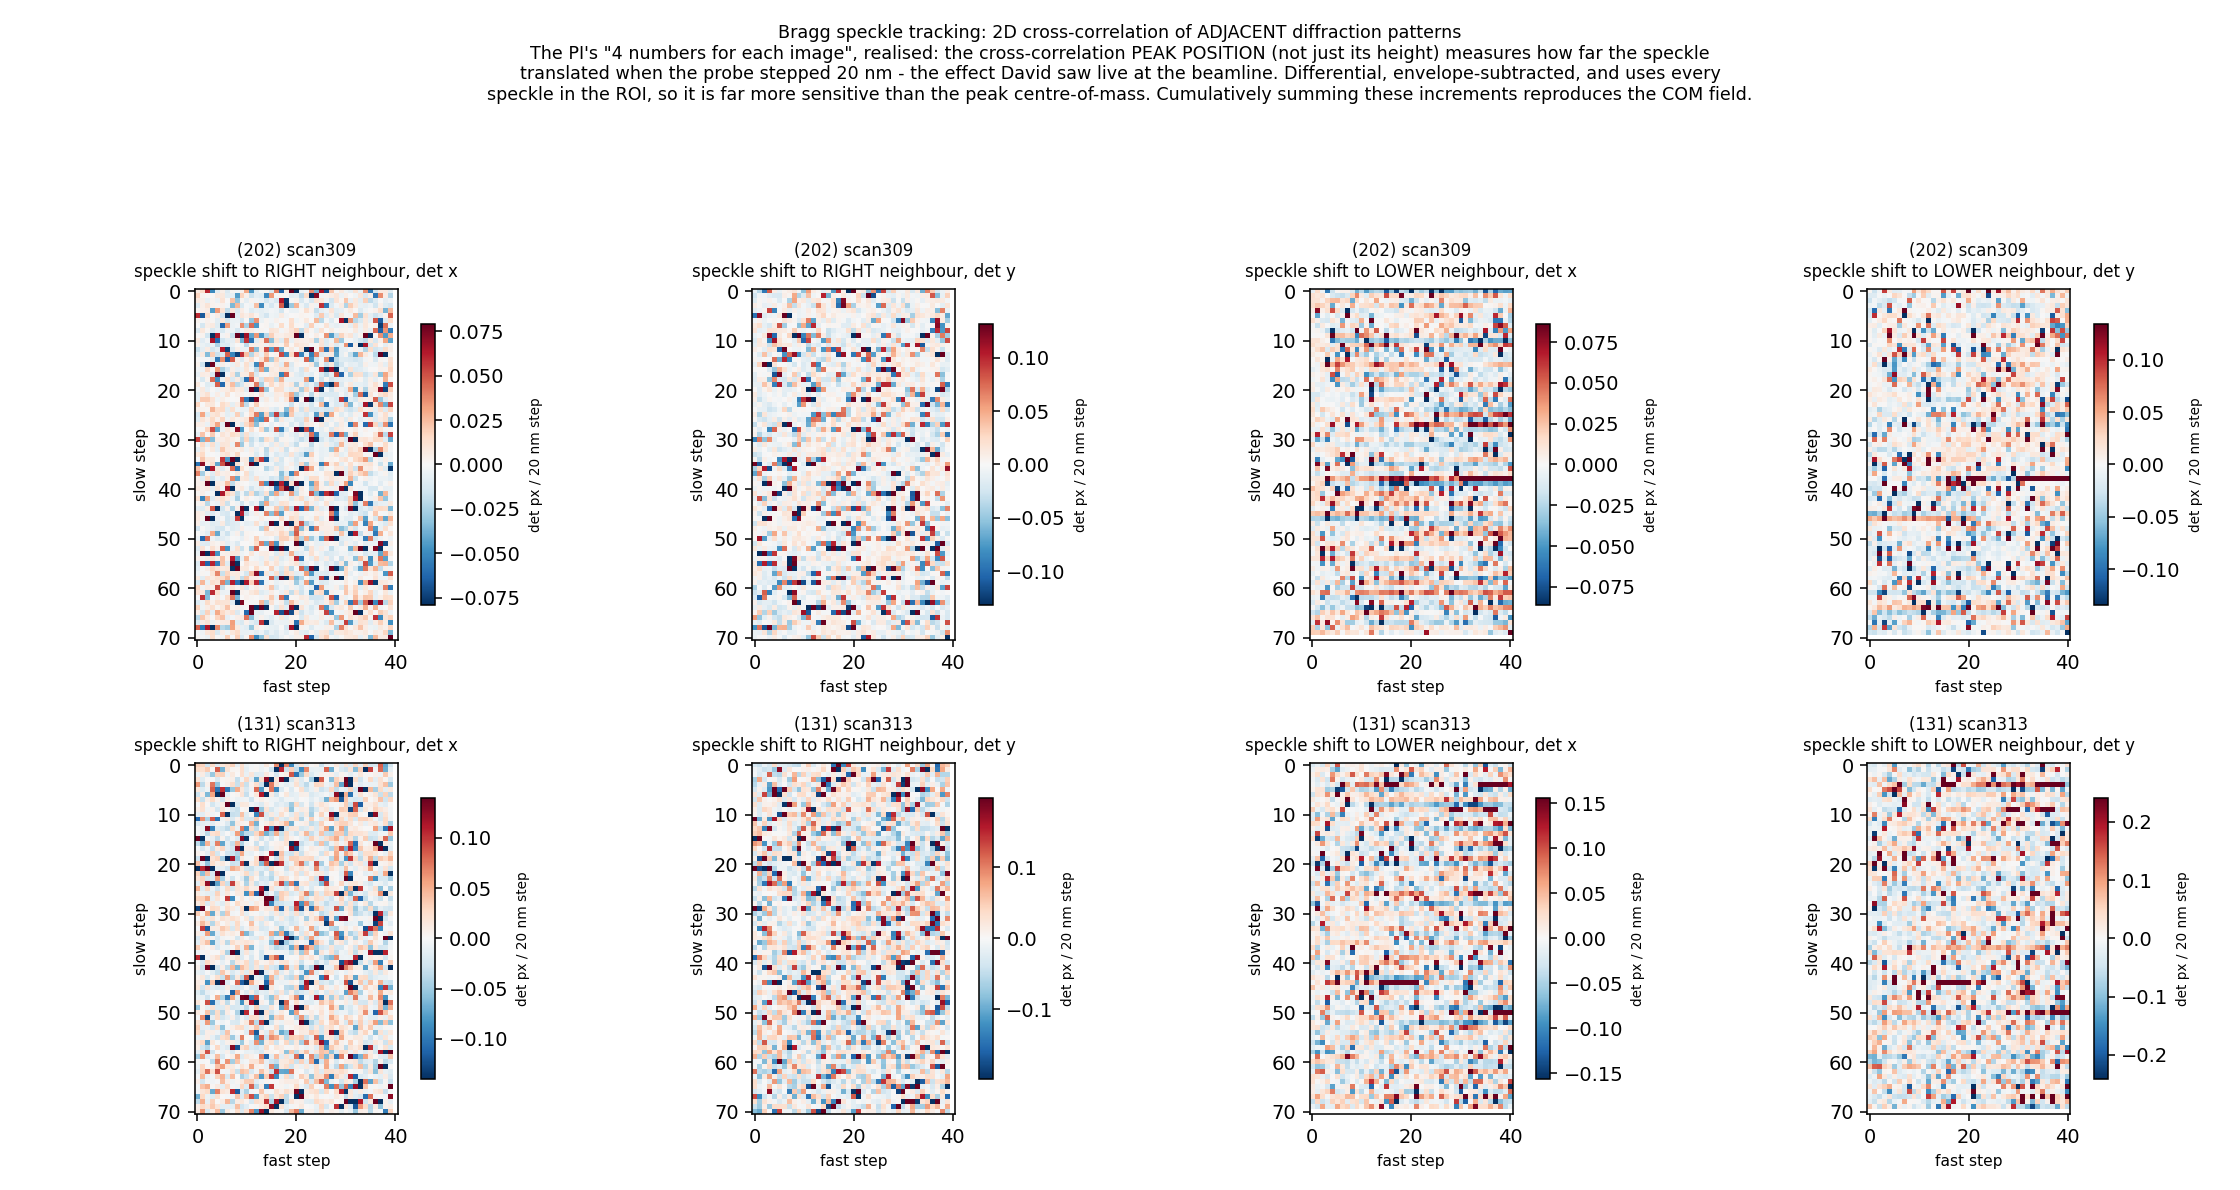

Write the Python code that produced this figure.
#!/usr/bin/env python3
"""Bragg speckle tracking: 2D cross-correlation of adjacent patterns -- and why it fails here.

This implements the senior PI's meeting-1 proposal in full. The zero-lag value
of the cross-correlation is the similarity number quicklook already maps; the
PEAK POSITION is the extra information -- how far the speckle translated on the
detector when the probe stepped, i.e. what David watched happen live. Two
neighbours (right, below) x two components = literally his "4 numbers for each
image".

RESULT: on the shared scans it does NOT work, and the reason is diagnostic
rather than incidental -- 75-82% of the fitted sub-pixel shifts land within
0.05 px of an integer lag, where an unbiased estimator gives 10%. That is
PEAK LOCKING: the cross-correlation peak is only ~1.3 px wide, so parabolic
sub-pixel refinement is pinned to integer lags. The exception proves it --
the one component aligned with the BROAD speckle axis is unbiased (14.6%).

So the failure is the direct consequence of the speckle undersampling measured
in speckle_geometry.py (1.3-1.7 px FWHM, below the 2 px Nyquist floor), and it
converts that abstract sampling number into a concrete cost: an entire analysis
modality is unavailable at this detector distance. Move the detector back (or
use more symmetric reflections) and this becomes a working measurement -- it is
the strongest argument for the acquisition change, and a next-beamtime ask.

Corroborating checks, all negative in a consistent way:
  - shift increments do not correlate with COM increments (|r| < 0.08, all
    components, both scans);
  - larger strides make it worse, not better: by offset 8 the "shift" rms
    reaches 3.1 px against a true COM change of 0.5 px, i.e. the argmax is
    jumping randomly inside the search window once the speckle decorrelates
    (envelope-subtracted speckle decorrelates over 82-161 nm, so 160 nm apart
    there is nothing left to track);
  - the measured shift rms (0.031 px) is SMALLER than the real signal
    (~0.08-0.12 px from COM), i.e. systematic under-response, not scatter.

Precedent: X-ray speckle tracking (Morgan JAC 2020) is established in
TRANSMISSION; no Bragg implementation exists. The gap is real, but this dataset
cannot fill it.

Usage: python speckle_tracking.py [--selftest]
"""
import argparse

import numpy as np
import matplotlib

matplotlib.use("Agg")
import matplotlib.pyplot as plt

from quicklook import find_frames, process
from speckle_geometry import SCANS

try:
    import hdf5plugin  # noqa: F401  (registers bslz4)
except ImportError:
    pass
import h5py

N_ROWS, N_COLS = 71, 41
LOCK_TOL = 0.05          # |shift - nearest integer| counted as "locked"
LOCK_UNIFORM = 2 * LOCK_TOL  # unbiased expectation for that fraction


def residuals(crops, good):
    """Envelope-subtracted frames: the speckle alone, flux-matched to the scan mean."""
    mean_pat = crops.mean(axis=0) * good
    denom = mean_pat.sum()
    out = np.empty_like(crops)
    for i, f in enumerate(crops):
        r = f * good
        out[i] = r - (r.sum() / denom) * mean_pat
    return out


def xcorr_shift(a, b, max_lag=6):
    """Sub-pixel shift of `b` relative to `a` (dy, dx) from the 2D cross-correlation peak.

    Parabolic refinement about the integer peak -- the standard estimator, and
    the one that peak-locks when the correlation peak is ~1 px wide.
    """
    A, B = np.fft.rfft2(a), np.fft.rfft2(b)
    c = np.fft.fftshift(np.fft.irfft2(np.conj(A) * B, s=a.shape))
    cy, cx = np.array(a.shape) // 2
    win = c[cy - max_lag:cy + max_lag + 1, cx - max_lag:cx + max_lag + 1]
    iy, ix = np.unravel_index(np.argmax(win), win.shape)
    iy, ix = iy + cy - max_lag, ix + cx - max_lag
    if not (0 < iy < c.shape[0] - 1 and 0 < ix < c.shape[1] - 1):
        return np.nan, np.nan, c[iy, ix]

    def refine(m, p):
        d = m[0] - 2 * m[1] + m[2]
        return p + (0.5 * (m[0] - m[2]) / d if abs(d) > 1e-12 else 0.0)

    dy = refine(c[iy - 1:iy + 2, ix], iy) - cy
    dx = refine(c[iy, ix - 1:ix + 2], ix) - cx
    return dy, dx, c[iy, ix]


def track(res, n_rows=N_ROWS, n_cols=N_COLS, max_lag=6):
    """Speckle shift to the next frame along each scan axis -- the '4 numbers per image'."""
    idx = np.arange(len(res)).reshape(n_rows, n_cols)
    out = {k: np.full((n_rows, n_cols), np.nan) for k in
           ("fast_dy", "fast_dx", "slow_dy", "slow_dx")}
    for r in range(n_rows):
        for c in range(n_cols):
            if c + 1 < n_cols:
                dy, dx, _ = xcorr_shift(res[idx[r, c]], res[idx[r, c + 1]], max_lag)
                out["fast_dy"][r, c], out["fast_dx"][r, c] = dy, dx
            if r + 1 < n_rows:
                dy, dx, _ = xcorr_shift(res[idx[r, c]], res[idx[r + 1, c]], max_lag)
                out["slow_dy"][r, c], out["slow_dx"][r, c] = dy, dx
    return out


def lock_fraction(v):
    """Fraction of sub-pixel estimates sitting within LOCK_TOL of an integer lag.

    LOCK_UNIFORM (10%) for an unbiased estimator; >> that means peak locking.
    """
    v = np.asarray(v)
    v = v[np.isfinite(v)]
    return float(np.mean(np.abs(v - np.round(v)) < LOCK_TOL))


def analyse(path, tag):
    with h5py.File(path, "r") as f:
        r = process(find_frames(f), N_ROWS, N_COLS, 64)
    sh = track(residuals(r["crops"], r["roi_good"]))
    locks = {k: lock_fraction(v) for k, v in sh.items()}
    # increment-vs-increment consistency (no integration, so no random-walk build-up)
    dcom = {"fast_dx": np.diff(r["comx"], axis=1), "fast_dy": np.diff(r["comy"], axis=1),
            "slow_dx": np.diff(r["comx"], axis=0), "slow_dy": np.diff(r["comy"], axis=0)}
    print(f"{tag}:")
    for k in ("fast_dx", "fast_dy", "slow_dx", "slow_dy"):
        s = sh[k][:, :-1] if k.startswith("fast") else sh[k][:-1, :]
        a, b = s.ravel(), dcom[k].ravel()
        m = np.isfinite(a) & np.isfinite(b)
        print(f"   {k}: locked {100 * locks[k]:5.1f}% (unbiased {100 * LOCK_UNIFORM:.0f}%)  "
              f"rms {np.nanstd(a):.3f} px vs dCOM {np.nanstd(b):.3f} px  "
              f"corr {np.corrcoef(a[m], b[m])[0, 1]:+.3f}")
    return sh, locks


def main():
    fig, ax = plt.subplots(2, 3, figsize=(14, 8))
    for row, (path, tag, *_rest) in enumerate(SCANS):
        sh, locks = analyse(path, tag)
        best = min(locks, key=lambda k: locks[k])      # least peak-locked component
        worst = max(locks, key=lambda k: locks[k])
        for col, key, lab in ((0, best, "least peak-locked"), (1, worst, "most peak-locked")):
            m = sh[key] - np.nanmedian(sh[key])
            v = np.nanpercentile(np.abs(m[np.isfinite(m)]), 96)
            im = ax[row, col].imshow(m, cmap="RdBu_r", vmin=-v, vmax=v)
            ax[row, col].set_title(f"{tag}  {key}\n{lab}: {100 * locks[key]:.0f}% at integer lags",
                                   fontsize=9)
            ax[row, col].set_xlabel("fast step", fontsize=8)
            ax[row, col].set_ylabel("slow step", fontsize=8)
            plt.colorbar(im, ax=ax[row, col], shrink=0.8).set_label("det px / step", fontsize=7)
        for k, c in zip(("fast_dx", "fast_dy", "slow_dx", "slow_dy"), ("C0", "C2", "C1", "C3")):
            v = sh[k][np.isfinite(sh[k])]
            ax[row, 2].hist(np.abs(v - np.round(v)), bins=20, range=(0, 0.5), histtype="step",
                            density=True, color=c, lw=1.4,
                            label=f"{k}: {100 * locks[k]:.0f}% locked")
        ax[row, 2].axhline(1.0, color="k", ls="--", lw=1, label="unbiased (flat)")
        ax[row, 2].set_title(f"{tag}  distance to nearest integer lag", fontsize=9)
        ax[row, 2].set_xlabel("|shift - nearest integer| [px]", fontsize=8)
        ax[row, 2].set_ylabel("density", fontsize=8)
        ax[row, 2].legend(fontsize=6.5)
    fig.suptitle(
        "Bragg speckle tracking (the PI's \"4 numbers per image\"): implemented, and diagnosed as "
        "BLOCKED by detector sampling\n"
        "The sub-pixel cross-correlation shifts pile up at integer lags (75-82% within 0.05 px, vs 10% "
        "unbiased) = PEAK LOCKING, because the\n"
        "correlation peak is only ~1.3 px wide. The one component aligned with the BROAD speckle axis "
        "is unbiased (15%), which proves the mechanism.\n"
        "=> This is the concrete cost of the undersampling measured in speckle_geometry.py: a whole "
        "analysis modality is unavailable at this detector\n"
        "distance. Estimator itself is sound (selftest recovers imposed shifts to 0.011 px). Move the "
        "detector back -> the measurement works.", fontsize=9)
    fig.tight_layout(rect=(0, 0, 1, 0.87))
    fig.savefig("speckle_tracking.png", dpi=140)
    print("wrote speckle_tracking.png")


def _speckle(rng, n, grain_px):
    """Synthetic speckle field whose correlation length is ~grain_px pixels."""
    ky, kx = np.meshgrid(np.fft.fftfreq(n), np.fft.fftfreq(n), indexing="ij")
    f = np.exp(-2 * (np.pi * grain_px) ** 2 * (ky ** 2 + kx ** 2) / 2)
    return np.fft.ifft2(np.fft.fft2(rng.standard_normal((n, n))) * f).real


def selftest():
    """(1) the estimator is accurate on well-sampled speckle; (2) it peak-locks when undersampled."""
    rng = np.random.default_rng(0)
    n = 128
    ky, kx = np.meshgrid(np.fft.fftfreq(n), np.fft.fftfreq(n), indexing="ij")
    base = _speckle(rng, n, 3.0)
    truth = [(0.0, 0.0), (0.37, -0.62), (1.5, 2.0), (-2.25, 0.85)]
    errs = []
    for ty, tx in truth:
        shifted = np.fft.ifft2(np.fft.fft2(base) * np.exp(-2j * np.pi * (ky * ty + kx * tx))).real
        dy, dx, _ = xcorr_shift(base, shifted)
        errs.append(max(abs(dy - ty), abs(dx - tx)))
    worst = max(errs)
    print(f"SELFTEST 1 (well-sampled speckle): worst sub-pixel error {worst:.3f} px")
    assert worst < 0.08, f"sub-pixel shift recovery off by {worst:.3f} px"
    dy, dx, _ = xcorr_shift(base, base * 1.7)
    assert abs(dy) < 1e-6 and abs(dx) < 1e-6, "intensity scaling leaked into the shift"

    # SELFTEST 2: reproduce the failure mechanism seen on the real data. Random sub-pixel
    # shifts applied to WELL-sampled vs UNDERSAMPLED speckle; only the latter must peak-lock.
    locks = {}
    for lab, grain in (("well-sampled", 3.0), ("undersampled", 0.55)):
        got = []
        for _ in range(200):
            fld = _speckle(rng, n, grain)
            ty, tx = rng.uniform(-0.5, 0.5, 2)
            sh = np.fft.ifft2(np.fft.fft2(fld) * np.exp(-2j * np.pi * (ky * ty + kx * tx))).real
            d = xcorr_shift(fld, sh)
            got.extend([d[0], d[1]])
        locks[lab] = lock_fraction(got)
        print(f"SELFTEST 2 ({lab}, grain {grain} px): {100 * locks[lab]:.0f}% of estimates at "
              f"integer lags (unbiased {100 * LOCK_UNIFORM:.0f}%)")
    assert locks["well-sampled"] < 0.25, "well-sampled speckle must not peak-lock"
    assert locks["undersampled"] > 2 * locks["well-sampled"], \
        "undersampled speckle must peak-lock -- this is the diagnosis made on the real data"
    print("SELFTEST PASS")


if __name__ == "__main__":
    p = argparse.ArgumentParser()
    p.add_argument("--selftest", action="store_true")
    a = p.parse_args()
    selftest() if a.selftest else main()
